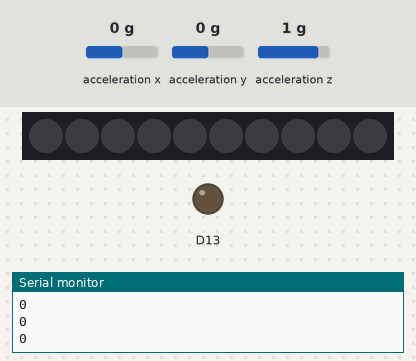
This sketch was run on a simulated Adafruit Circuit Playground Express. On the bench: 10 RGB LEDs in strip order, left to right, output pins drawn as LEDs (lit = HIGH), the last lines printed to the serial monitor. The test bench sets the inputs (shaded band); at power-on: acceleration x 0 g, acceleration y 0 g, acceleration z 1 g. Dim RGB values are drawn brighter than linear.

Above: at 1.2 s.
1.3 s: acceleration x set to -1.4 g
At 1.31 s:
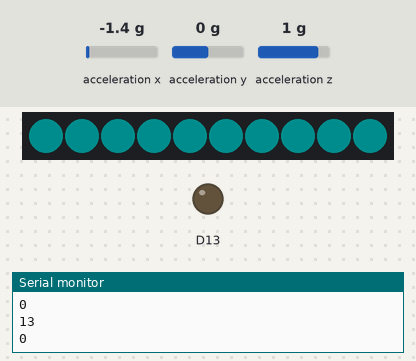
2.8 s: acceleration y set to -0.8 g
4.3 s: acceleration z set to -1.4 g
5.8 s: acceleration x set to -0.8 g
7.3 s: acceleration y set to 0.8 g
Timing chart, 0 to 9.8 s (numbered marks = the images above; inputs shaded):
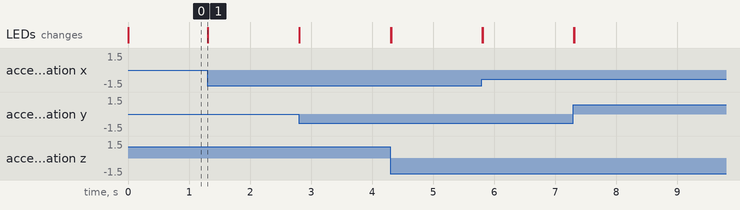

The sketch:

Week3_Example5_AccelerometerMotion.ino
```cpp
/*
  Circuit Playground accelerometer example

  Reads x, y z axis acceleration, calculates the total absolute movements and use
  the result to set on-board NeoPixel.
  Also prints the results to the Serial Monitor.

  The circuit:
  Circuit Playground Classic

  created 10 Feb 2019
  by Jingwen
*/

#include <Adafruit_CircuitPlayground.h>

int prevX, prevY, prevZ;

void setup() {
  CircuitPlayground.begin();
}

void loop() {
  int x = CircuitPlayground.motionX();
  int y = CircuitPlayground.motionY();
  int z = CircuitPlayground.motionZ();

  int accel = abs(x - prevX) + abs(y - prevY) + abs(z - prevZ);
  Serial.println(accel);
  int movement = map(accel, 0, 20, 0, 255);
  for (int i = 0; i < 10; i++) {
    CircuitPlayground.setPixelColor(i, 0, movement, movement);
  }
  prevX = x;
  prevY = y;
  prevZ = z;

}
```

Measured:
- after the input at 1.3 s, the LEDs: change at once (image 1)
